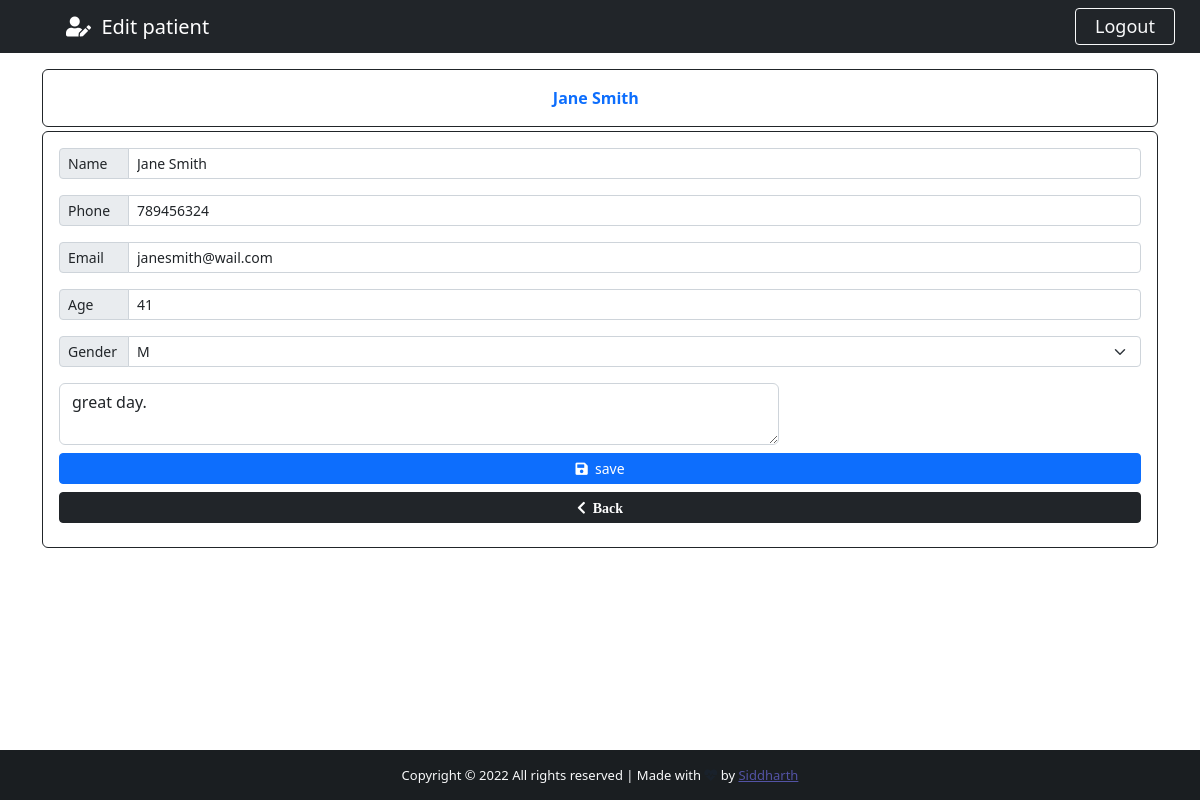
The app's page /patient/116 (signed in) with its own data.
### app/models.py (models this page shows, shortened)
class Patients(models.Model):
    GENDER = (
        ('M', 'M'),
        ('F', 'F'),
    )
    id = models.IntegerField(primary_key=True, null=False, blank=False)
    name = models.CharField(max_length=60)
    phone = models.CharField(max_length=20)
    email = models.CharField(max_length=60)
    age = models.CharField(max_length=60)
    gender = models.CharField(max_length=1, null=True, blank=True, choices=GENDER)
    note = models.TextField()
    created_at=models.DateTimeField(auto_now_add=True)

### app/views.py (the view)
# urls.py: path("patient/<str:patient_id>", views.patient, name='patient'),
@cache_control(no_cache=True, must_revalidate=True, no_store=True)
@login_required(login_url="login")
def patient(request, patient_id):
    patient = Patients.objects.get(id=patient_id)
    if patient != None:
        return render(request, "app/edit_patient.html",{"patient":patient})

### app/templates/app/edit_patient.html (shortened to what this page needs)
{% extends 'app/add_patient.html' %}
{% block icon-nav %}
<a href="" class="navbar-brand flex-grow-1" style='text-align: center; color:#fff; margin-left:25px;'>
<i class="fas fa-user-edit"></i>&nbsp;&nbsp;Edit patient
{% endblock %}
{% block btn-nav %}
    <a class='btn btn-danjer-primary btn-sm border-light text-light' id='btn-nav' data-bs-toggle="modal" data-bs-target="#logoutModal">Logout</a>
{% endblock btn-nav %}
{% block card-title %}
<b>{{ patient.name}}</b> &nbsp;
{% endblock card-title %}
{% block form-action %}
    action="{% url 'edit_patient' %}"
{% endblock form-action %}
{% block patient_name %} value="{{ patient.name}}"{% endblock patient_name %}
{% block patient_phone %} value="{{ patient.phone}}"{% endblock patient_phone %}
{% block patient_email %} value="{{ patient.email}}" {% endblock patient_email %}
{% block patient_age %}value="{{ patient.age}}" {% endblock patient_age %}
{% block patient_note %}{{ patient.note}}{% endblock patient_note %}
{% block save-btn %}
<i class='fas fa-save'></i>&nbsp; save
{% endblock save-btn %}

### app/templates/app/add_patient.html (shortened to what this page needs)
{% extends 'app/base.html' %}
{% block content %}
<div class="container" >
    <div class='row'>
        <div class='col-lg-12 mb-5 '>
            <div class='card card-body border-dark text-primary mt-3'>
                <span class='text-center'>
                    {% block card-title %}{% endblock card-title %}
                </span>
            </div>
    <form  {% block form-action %}{% endblock form-action %}
    method="POST" autocomplete="off" enctype="multipart/form-data" class="card p-3 border-dark mt-1 mb-5">
        <div class='input-group input-group-sm mb-3'>
            <span class='input-group-text side-label'>Name</span>
            <input type="text" class='form-control' name='name' placeholder='name' id='name' required {% block patient_name %} {% endblock patient_name %}>
        </div>
        <div class='input-group input-group-sm mb-3'>
            <span class='input-group-text side-label'>Phone</span>
            <input type="text" class='form-control' id='phone' name='phone' placeholder='phone'  {% block patient_phone %} {% endblock patient_phone %}>
        </div>
        <div class='input-group input-group-sm mb-3'>
            <span class='input-group-text side-label'>Email</span>
            <input type="text" class='form-control' id='email' name='email' placeholder='email' required {% block patient_email %} {% endblock patient_email %}>
        </div>
        <div class='input-group input-group-sm mb-3'>
            <span class='input-group-text side-label'>Age</span>
            <input type="text" class='form-control' name='age' id='age' placeholder='age' {% block patient_age %} {% endblock patient_age %}>
        </div>
        <div class='input-group input-group-sm mb-3'>
            <label for="" class='input-group-text side-label'>Gender</label>
            <select name="gender" id="gender" class='form-select' >
                <option >M</option>
            </select>
        </div>
        <div class='form-group side-label'>
            <textarea type="text" class='form-control' name='note' placeholder='Add a note' rows="2"  wrap="physical" style="width: 60vw;">{% block patient_note %}{% endblock patient_note %}</textarea>
        </div>
        <div class='d-grid gap-2 mt-2 mb-2'>
            <button type="submit" class='btn btn-primary btn-sm' id='btn-add'>
                {% block save-btn %}{% endblock save-btn %}
            </button>
            <a href="{% url 'backend' %}" class='btn btn-dark btn-sm'>
                <i class="fas fa-chevron-left"> &nbsp;Back</i>
            </a>
        </div>
    </form>
        </div>
    </div>
</div>
{% endblock content %}

### app/static/app/css/style.css (style rules this page uses)
html, body { max-height: 100%; margin: 0; max-width: 100%; overflow: hidden; }
#btn-nav { width: 100px; float: right; margin-right: 25px; font-size: large; }
.side-label { width:70px; }

### records on screen
Patients: name "Jane Smith", phone "789456324", email "janesmith@wail.com", age "41", note "great day."
